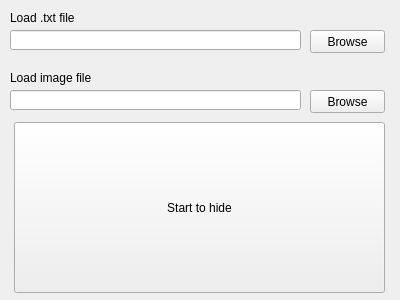
<?xml version="1.0" encoding="UTF-8"?>
<ui version="4.0">
 <class>Form</class>
 <widget class="QWidget" name="Form">
  <property name="geometry">
   <rect>
    <x>0</x>
    <y>0</y>
    <width>400</width>
    <height>300</height>
   </rect>
  </property>
  <property name="windowTitle">
   <string>Form</string>
  </property>
  <widget class="QLabel" name="label">
   <property name="geometry">
    <rect>
     <x>10</x>
     <y>10</y>
     <width>101</width>
     <height>16</height>
    </rect>
   </property>
   <property name="text">
    <string>Load .txt file</string>
   </property>
  </widget>
  <widget class="QLineEdit" name="lineEdit">
   <property name="geometry">
    <rect>
     <x>10</x>
     <y>30</y>
     <width>291</width>
     <height>20</height>
    </rect>
   </property>
  </widget>
  <widget class="QPushButton" name="pushButton">
   <property name="geometry">
    <rect>
     <x>310</x>
     <y>30</y>
     <width>75</width>
     <height>23</height>
    </rect>
   </property>
   <property name="text">
    <string>Browse</string>
   </property>
  </widget>
  <widget class="QLabel" name="label_2">
   <property name="geometry">
    <rect>
     <x>10</x>
     <y>70</y>
     <width>81</width>
     <height>16</height>
    </rect>
   </property>
   <property name="text">
    <string>Load image file</string>
   </property>
  </widget>
  <widget class="QLineEdit" name="lineEdit_2">
   <property name="geometry">
    <rect>
     <x>10</x>
     <y>90</y>
     <width>291</width>
     <height>20</height>
    </rect>
   </property>
  </widget>
  <widget class="QPushButton" name="pushButton_2">
   <property name="geometry">
    <rect>
     <x>310</x>
     <y>90</y>
     <width>75</width>
     <height>23</height>
    </rect>
   </property>
   <property name="text">
    <string>Browse</string>
   </property>
  </widget>
  <widget class="QPushButton" name="pushButton_3">
   <property name="geometry">
    <rect>
     <x>14</x>
     <y>122</y>
     <width>371</width>
     <height>171</height>
    </rect>
   </property>
   <property name="text">
    <string>Start to hide</string>
   </property>
  </widget>
 </widget>
 <resources/>
 <connections/>
</ui>
